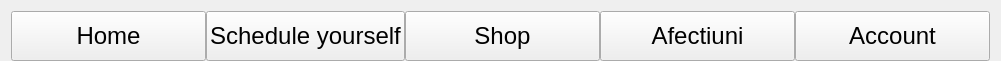
  <widget class="QWidget" name="layoutWidget">
   <property name="geometry">
    <rect>
     <x>0</x>
     <y>0</y>
     <width>1001</width>
     <height>52</height>
    </rect>
   </property>
   <layout class="QHBoxLayout" name="horizontalLayout">
    <property name="spacing">
     <number>0</number>
    </property>
    <property name="sizeConstraint">
     <enum>QLayout::SetMinimumSize</enum>
    </property>
    <property name="bottomMargin">
     <number>0</number>
    </property>
    <item>
     <widget class="QPushButton" name="btnHome">
      <property name="enabled">
       <bool>true</bool>
      </property>
      <property name="minimumSize">
       <size>
        <width>120</width>
        <height>50</height>
       </size>
      </property>
      <property name="font">
       <font>
        <pointsize>18</pointsize>
       </font>
      </property>
      <property name="text">
       <string>Home</string>
      </property>
     </widget>
    </item>
    <item>
     <widget class="QPushButton" name="btnSchedule">
      <property name="minimumSize">
       <size>
        <width>120</width>
        <height>50</height>
       </size>
      </property>
      <property name="font">
       <font>
        <pointsize>18</pointsize>
       </font>
      </property>
      <property name="text">
       <string>Schedule yourself</string>
      </property>
     </widget>
    </item>
    <item>
     <widget class="QPushButton" name="btnShop">
      <property name="minimumSize">
       <size>
        <width>120</width>
        <height>50</height>
       </size>
      </property>
      <property name="font">
       <font>
        <pointsize>18</pointsize>
       </font>
      </property>
      <property name="text">
       <string>Shop</string>
      </property>
     </widget>
    </item>
    <item>
     <widget class="QPushButton" name="btnShop_2">
      <property name="minimumSize">
       <size>
        <width>120</width>
        <height>50</height>
       </size>
      </property>
      <property name="font">
       <font>
        <pointsize>18</pointsize>
       </font>
      </property>
      <property name="text">
       <string>Afectiuni</string>
      </property>
     </widget>
    </item>
    <item>
     <widget class="QPushButton" name="btnAcoount">
      <property name="enabled">
       <bool>true</bool>
      </property>
      <property name="minimumSize">
       <size>
        <width>120</width>
        <height>50</height>
       </size>
      </property>
      <property name="font">
       <font>
        <pointsize>18</pointsize>
       </font>
      </property>
      <property name="text">
       <string>Account</string>
      </property>
     </widget>
    </item>
   </layout>
  </widget>
